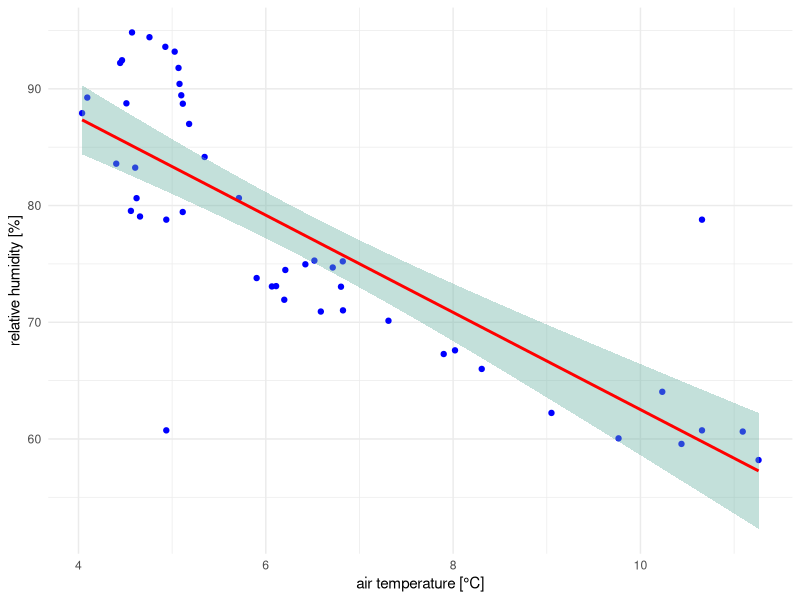

R code for this plot:
library(tidyverse)
library(knitr)

# read csv data, Note: Semicolon seperated CSVs can be loaded by function 'read_delim()'
airquality <- read_delim("data/AirQualityUpperAut.csv", delim = ";")

# half-hourly temperature measurement of station S108 to data frame
temp_tab <- airquality %>%
  dplyr::filter(component == "TEMP" & meantype == "HMW" & station == "S108") 

# half-hourly relative humidity measurement of station S108 to data frame
humidity_tab <- airquality %>%
  dplyr::filter(component == "RF" & meantype == "HMW" & station == "S108") 

# join humidity and temperature tables by common field 'time'
temp_tab %>%
  dplyr::inner_join(
    # right table
    humidity_tab,
    # columns to match
    by = c("time" = "time")
  ) %>%
  
  dplyr::select(time, value.x, value.y) %>% # select relevant columns from joined table
  
  # create plot  
  ggplot2::ggplot(.,    
                  aes(            
                    x = value.x,      
                    y = value.y
                  )
  ) +
  ggplot2::xlab("air temperature [°C]") +
  ggplot2::ylab("relative humidity [%]") +
  ggplot2::geom_point(color="blue")  +                                      # define geometry scatterplot, with point color blue
  ggplot2::geom_smooth(method=lm , color="red", fill="#69b3a2", se=TRUE) +  # with linear trend and confidence interval
  ggplot2::theme_minimal() 

